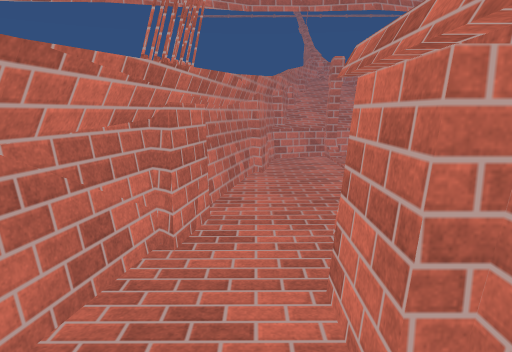
[1] (above)

15 first-person views from a walk through a Unity game level. The camera is 1.3 m above the floor, tilts 10° down and sees 70° across. The floor is counted in squares, 0.5 m on a side. Each view is taken from the middle of a square. On the plan, view 1 faces up. The plan holds only what a view shows up to about 20 squares ahead; the rest is blank. The place goes on beyond the plan. The player is left out. Surface patterns are stand-ins for the level's own textures.

[2]
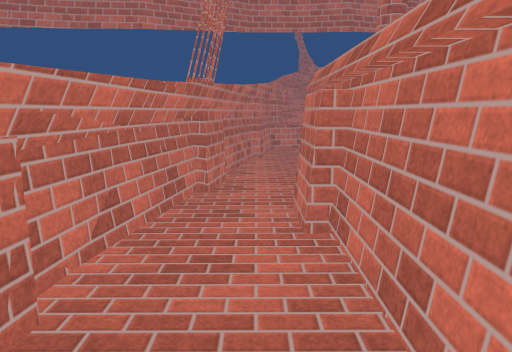

[3]
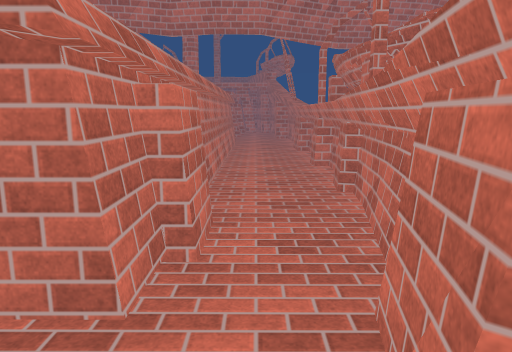

[4]
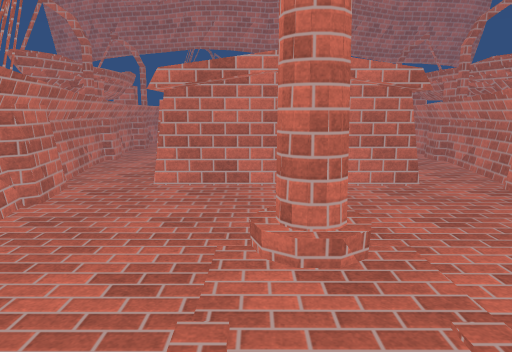

[5]
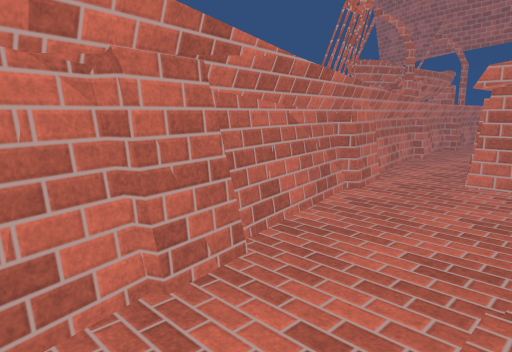

[6]
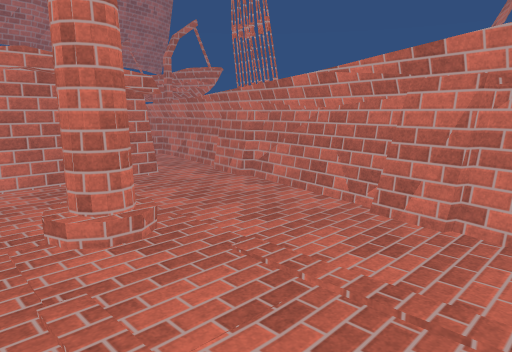

[7]
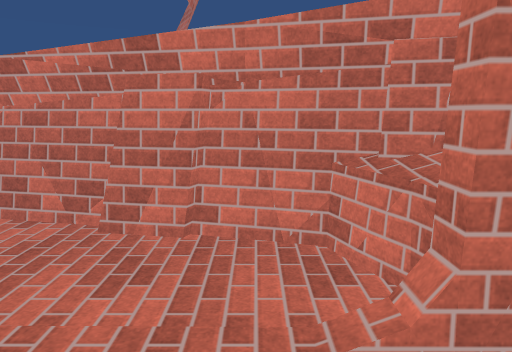

[8]
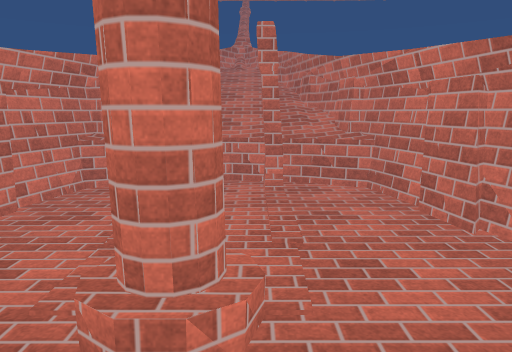

[9]
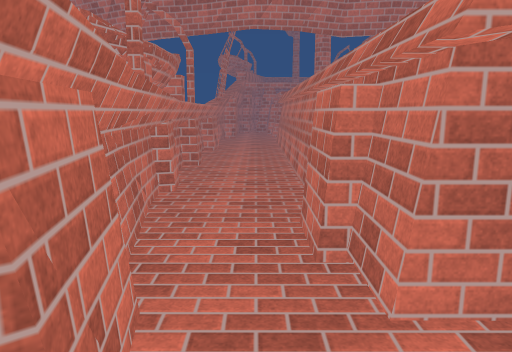

[10]
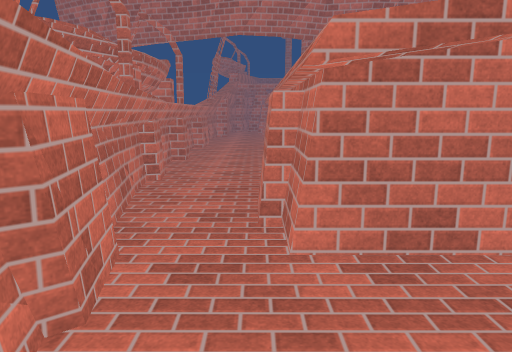

[11]
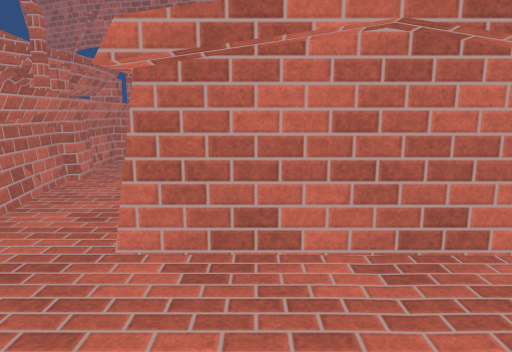

[12]
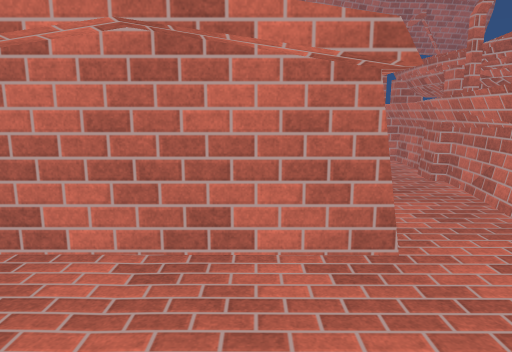

[13]
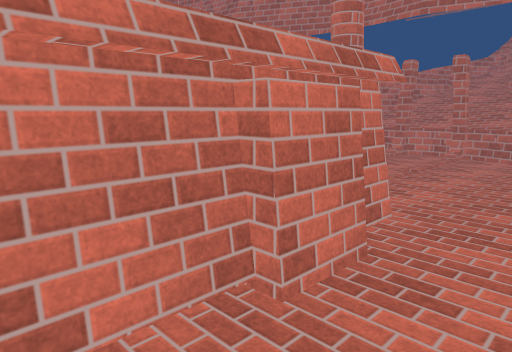

[14]
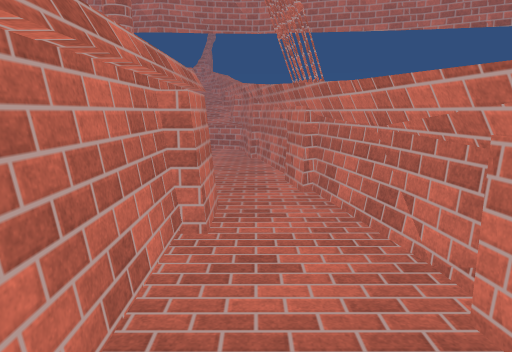

[15]
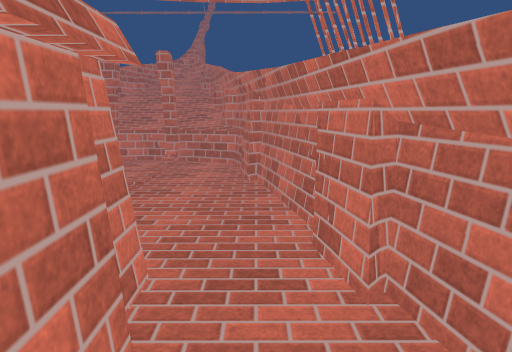

### Floor plan
Key: @ floor where view 1 was taken; # wall or solid block; . floor; / step, stairs or slope; = window, fence, low wall or low ledge; ^ raised ledge.
Columns run from 4 left of view 1 to 16 right of it. Each row starts with its distance up from view 1.
 21      #==##.##==#
 20      #.........##
 19     ##.........##
 18     ##... ......#
 17     #...........#
 16    ##...........##
 15    ##...........##
 14    #.............#
 13    #...../#/.....#
 12    #...../#/.....#
 11    #....../......#
 10    #.....  ......#
  9   ##.............##
  8   ##.............##
  7   #...#########...#
  6   #...#       #...#
  5   #..##       ##..#
  4  ##..##       ##..#
  3  ##..##       ##..##
  2  #....#       #...##
  1  #....#       #....#
  0  #..@.#       #....#
 -1  #....#       #....#
 -2  #....#       #....##
 -3 ##....#       #....##
 -4 ##....#       #....^#
 -5 #^....#       #....^#
 -6 ##....#       #....##

Where each view was taken, in squares from view 1:
view 1: 0 up, 0 right, facing up
view 2: 5 down, 0 right, facing up
view 3: 11 up, 0 right, facing down
view 4: 19 up, 7 right, facing down
view 5: 20 up, 7 right, facing down-right
view 6: 20 up, 9 right, facing down-left
view 7: 19 up, 8 right, facing left
view 8: 8 up, 7 right, facing up
view 9: 11 up, 12 right, facing down
view 10: 13 up, 11 right, facing down
view 11: 13 up, 8 right, facing down
view 12: 13 up, 4 right, facing down
view 13: 1 down, 14 right, facing up-left
view 14: 5 down, 12 right, facing up
view 15: 2 up, 12 right, facing up
